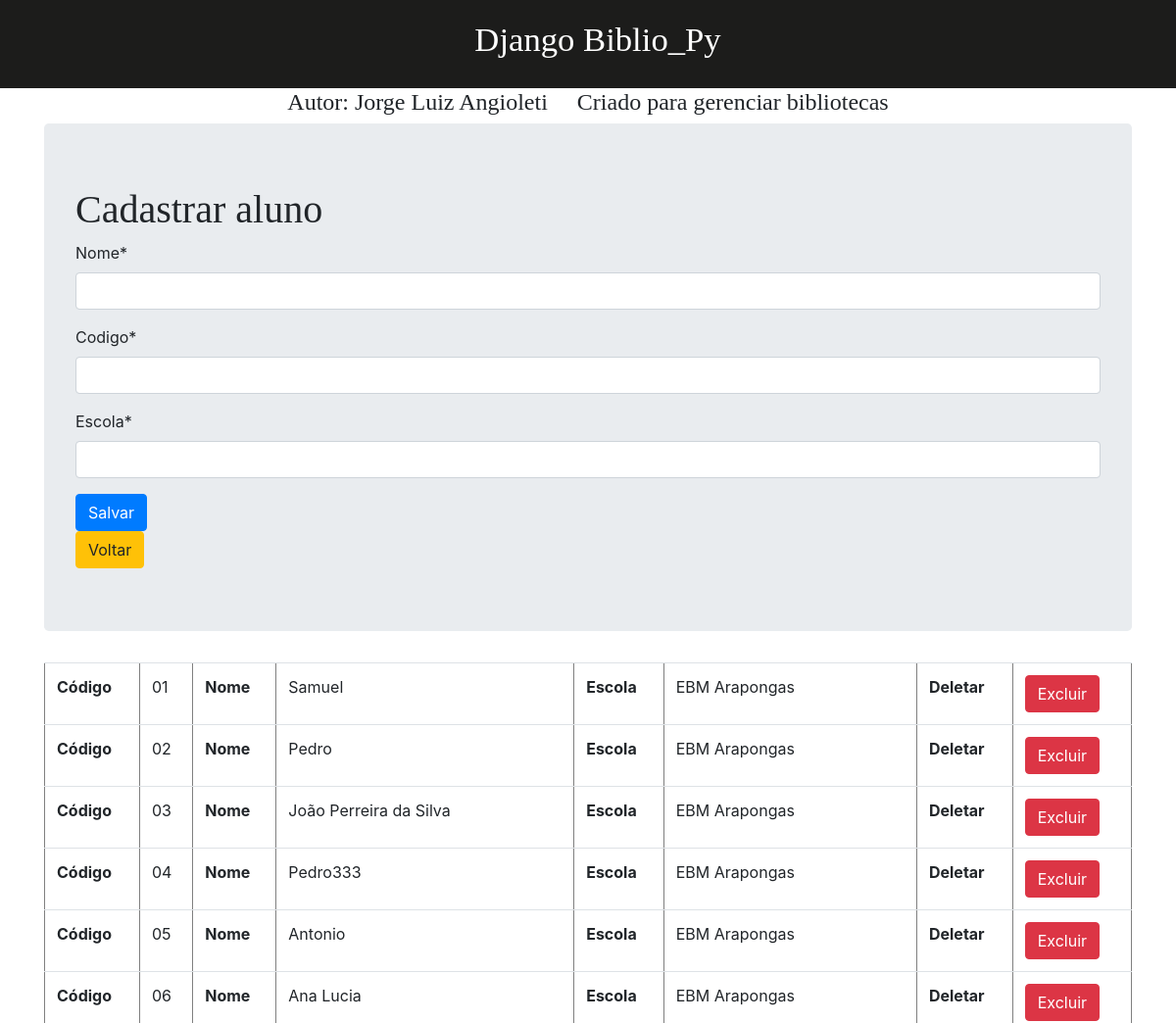
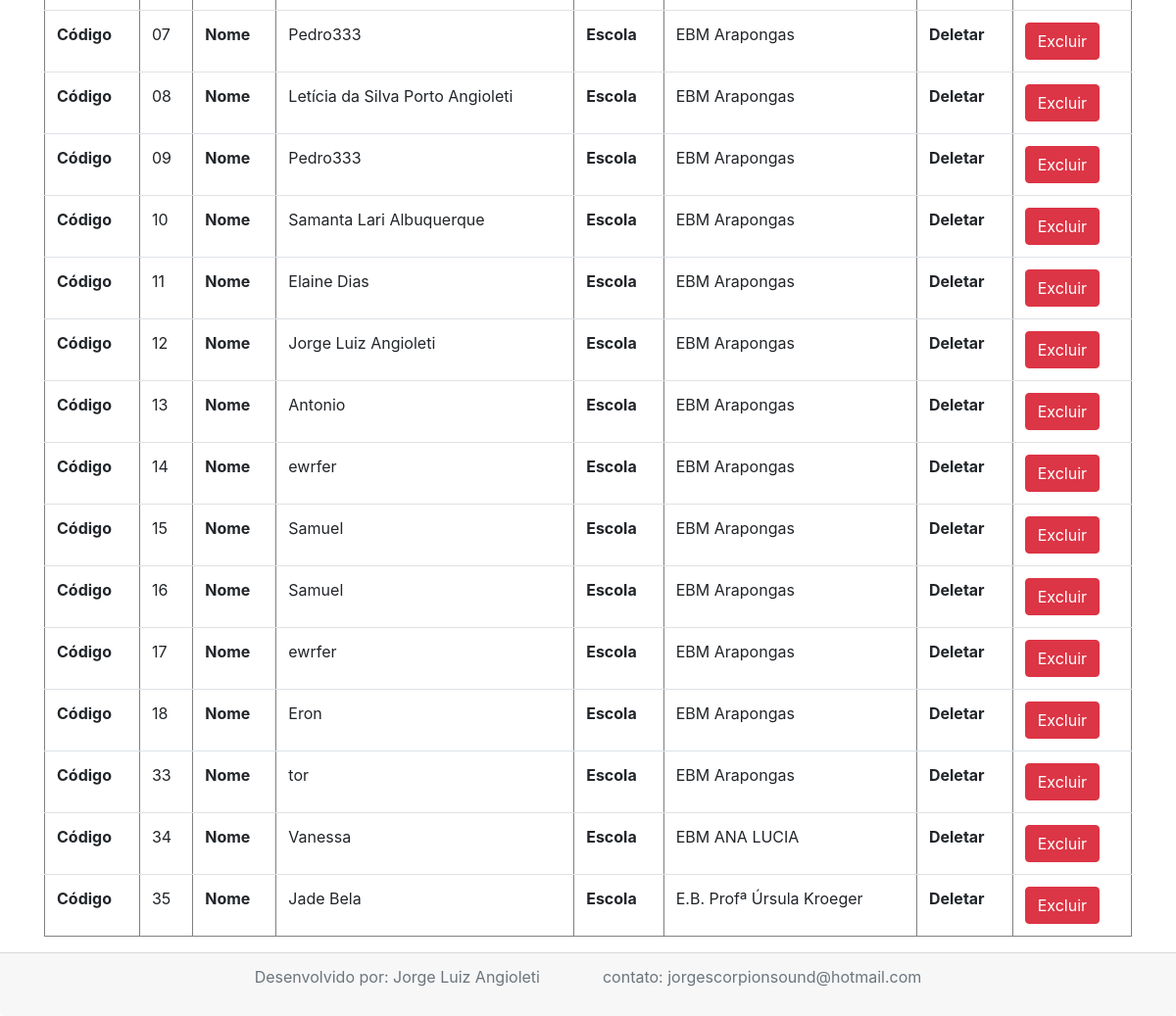
Screenshot of /Cadastrar_Aluno/ with the database file from the repository (2 pictures, top to bottom).
### blibliopy/models.py (models this page shows, shortened)
class Usuario(models.Model):
    nome = models.CharField(max_length=50)
    codigo = models.CharField(max_length=100, unique=True)
    escola = models.CharField(max_length=30)

### blibliopy/views.py (the view)
# urls.py: path('Cadastrar_Aluno/', aluno, name = 'aluno_url'),
def aluno(request):
    dados={}
    alunos = Usuario.objects.all()
    form = CadastrarAluno(request.POST or None)
    if form.is_valid():
        form.save()
        messages.add_message(request, messages.INFO, 'Aluno salvo com sucesso!')
        return redirect('aluno_url')
    dados['form']=form
    dados['alunos']=alunos
    return render(request,'bliblio/aluno_cad.html',dados)

### blibliopy/forms.py
class CadastrarAluno(ModelForm):
    class Meta:
        model = Usuario
        fields = ['nome','codigo','escola']

### blibliopy/templates/bliblio/aluno_cad.html (shortened to what this page needs)
{% extends 'bliblio/base.html' %}
{% load crispy_forms_tags %}
{% block content %}
	<h1>Cadastrar aluno</h1>
	<form method="post">
		{{form|crispy}}
		<button type="submit" class="btn btn-primary">Salvar</button>
	</form>
	<a href="{% url 'home_url' %}" class="btn btn-warning">Voltar</a><br>
</div>
<table border="1" class="table">
{%for a in alunos%}
	<tr>
		<th>Código</th>
		<td>{{a.codigo}}</td>
		<th>Nome</th>
		<td>{{a.nome}}</td>
		<th>Escola</th>
		<td>{{a.escola}}</td>
		<th>Deletar</th>
		<td><a href="{% url 'delaluno_url' a.id %}" class="btn btn-danger">Excluir</a></td>
	</tr>
{%endfor%}
</table>
{% endblock %}

### blibliopy/static/css/blog.css (style rules this page uses)
h1, h2, h3, h4 { font-family: 'Lobster', cursive; }

### rows the page displays
Usuario: codigo "01", nome "Samuel", escola "EBM Arapongas"
Usuario: codigo "02", nome "Pedro", escola "EBM Arapongas"
Usuario: codigo "03", nome "João Perreira da Silva", escola "EBM Arapongas"
Usuario: codigo "04", nome "Pedro333", escola "EBM Arapongas"
Usuario: codigo "05", nome "Antonio", escola "EBM Arapongas"
Usuario: codigo "06", nome "Ana Lucia", escola "EBM Arapongas"
Usuario: codigo "07", nome "Pedro333", escola "EBM Arapongas"
Usuario: codigo "08", nome "Letícia da Silva Porto Angioleti", escola "EBM Arapongas"
Usuario: codigo "09", nome "Pedro333", escola "EBM Arapongas"
Usuario: codigo "10", nome "Samanta Lari Albuquerque", escola "EBM Arapongas"
Usuario: codigo "11", nome "Elaine Dias", escola "EBM Arapongas"
Usuario: codigo "12", nome "Jorge Luiz Angioleti", escola "EBM Arapongas"
Usuario: codigo "13", nome "Antonio", escola "EBM Arapongas"
Usuario: codigo "14", nome "ewrfer", escola "EBM Arapongas"
Usuario: codigo "15", nome "Samuel", escola "EBM Arapongas"
Usuario: codigo "16", nome "Samuel", escola "EBM Arapongas"
Usuario: codigo "17", nome "ewrfer", escola "EBM Arapongas"
Usuario: codigo "18", nome "Eron", escola "EBM Arapongas"
Usuario: codigo "33", nome "tor", escola "EBM Arapongas"
Usuario: codigo "34", nome "Vanessa", escola "EBM ANA LUCIA"
Usuario: codigo "35", nome "Jade Bela", escola "E.B. Profª Úrsula Kroeger"
